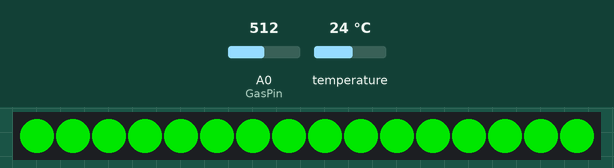
Simulated run of this sketch. Board: ESP8266 (NodeMCU). On the bench: 16 RGB LEDs in strip order, left to right. The inputs (shaded band) are chosen by the test bench; at power-on: A0 (GasPin) = 512, temperature 24 °C. Dim RGB values are drawn brighter than linear; WiFi joins after 1.5 s; servers stay silent unless stated; uploads are accepted with an empty reply; what the sketch prints to the serial monitor is not drawn.

Above: at 2.7 s.
2.8 s: A0 (GasPin) set to 541
9.7 s: A0 (GasPin) set to 567
At 14.8 s:
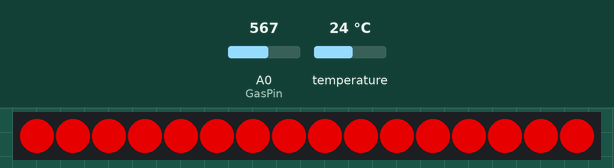
16.6 s: A0 (GasPin) set to 140
At 17.5 s:
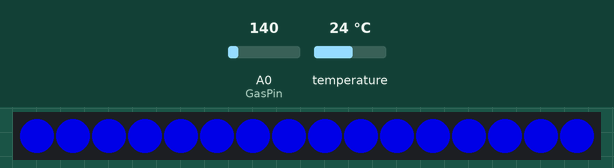
23.5 s: A0 (GasPin) set to 105
30.7 s: A0 (GasPin) set to 91
At 37.2 s:
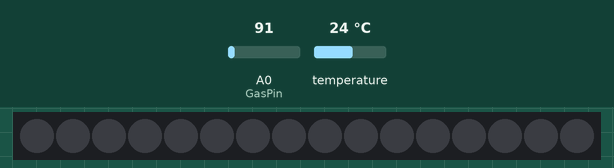
37.6 s: A0 (GasPin) set to 110
At 42.7 s:
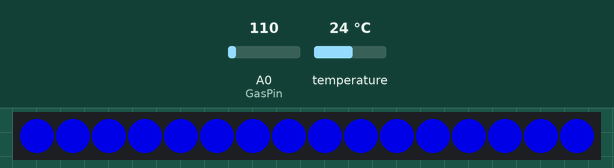
Timing chart, 0 to 44.2 s (numbered marks = the images above; inputs shaded):
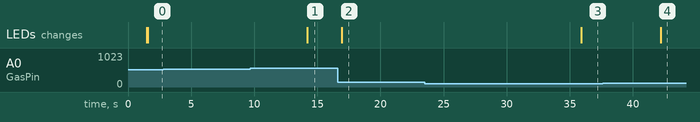

Measured:
- the behaviour switches between 549 and 550 on A0 (GasPin) (found by bisection; images 0 and 1)
- the behaviour switches between 100 and 99 on A0 (GasPin) (found by bisection; images 2 and 3)
- after the input at 2.8 s, every drawn part: stays the same
- after the input at 9.7 s, the LEDs: change after 4.5 s (image 1)
- after the input at 16.6 s, the LEDs: change after 0.34 s (image 2)
- after the input at 23.5 s, every drawn part: stays the same
- after the input at 30.7 s, the LEDs: change after 5.2 s (image 3)
- after the input at 37.6 s, the LEDs: change after 4.6 s (image 4)

The sketch:

sensor.ino
```cpp
#include <OneWire.h>
#include <DallasTemperature.h>
#include <Adafruit_NeoPixel.h>
#include <ESP8266WiFi.h>
#include <ESP8266HTTPClient.h>

const char* ssid = "CUVIC";
const char* pass = "heycuvic";
String host = "http://scv0319.cafe24.com/hipas";

const long interval = 5000;
unsigned long previousMillis = 0;

WiFiServer server(80);
WiFiClient client2;
HTTPClient http;

#ifdef __AVR__
#include <avr/power.h> // Required for 16 MHz Adafruit Trinket
#endif
#define PIN 2 // On Trinket or Gemma, suggest changing this to 1
#define NUMPIXELS 16 // Popular NeoPixel ring size
Adafruit_NeoPixel pixels(NUMPIXELS, PIN, NEO_GRB + NEO_KHZ800);
#define DELAYVAL 500 // Time (in milliseconds) to pause between pixels
#define ONE_WIRE_BUS 4
OneWire oneWire(ONE_WIRE_BUS);
DallasTemperature sensors(&oneWire);
DeviceAddress insideThermometer;
void LEDON();
void LEDON2();
void LEDON3();
void LEDOFF();
void LEDColor(int temp, int gas);

int GasPin = A0;

void setup(void)
{
    Serial.begin(115200);
    WiFi.mode(WIFI_STA);
    WiFi.begin(ssid, pass);
    while(WiFi.status() != WL_CONNECTED){
      delay(500);
    }

    Serial.println(WiFi.localIP());
    server.begin();
    #if defined(__AVR_ATtiny85__) && (F_CPU == 16000000)
      clock_prescale_set(clock_div_1);
    #endif
      pixels.begin(); // INITIALIZE NeoPixel strip object (REQUIRED)
    sensors.begin();

    if (!sensors.getAddress(insideThermometer, 0)) {
      Serial.println("Unable to find address for Device 0");
    }
    sensors.setResolution(insideThermometer, 9);
    pinMode(GasPin ,INPUT);

}

int printGas(){
  int gas = analogRead(GasPin);
  return gas;
}
int printTemperature(DeviceAddress deviceAddress)
{
    int tempC = sensors.getTempC(deviceAddress); //온도의 값을 가져옴
    return tempC;
}

void LEDColor(int temp, int gas){
    if(gas>=550) LEDON();
    else if((gas<550&&gas>250) || temp >=30) LEDON2();
    else if((gas<250&&gas>100) || (temp > 25 && temp < 30)) LEDON3();
    else if(gas<100) LEDOFF();
 }
void LEDON(){
    pixels.clear(); // Set all pixel colors to 'off'
    for(int i=0; i<NUMPIXELS; i++) { // For each pixel...
      pixels.setPixelColor(i, pixels.Color(180, 0, 0));//red
      pixels.show();   // Send the updated pixel colors to the hardware.
    }
}

void LEDON2(){
    pixels.clear(); // Set all pixel colors to 'off'
    for(int i=0; i<NUMPIXELS; i++) { // For each pixel...
      pixels.setPixelColor(i, pixels.Color(0, 180, 0));//green
      pixels.show();   // Send the updated pixel colors to the hardware.
    }
}

void LEDON3(){
    pixels.clear(); // Set all pixel colors to 'off'
    for(int i=0; i<NUMPIXELS; i++) { // For each pixel...
      pixels.setPixelColor(i, pixels.Color(0, 0, 180));//blue
      pixels.show();   // Send the updated pixel colors to the hardware.
    }
}

void LEDOFF(){
    pixels.clear(); // Set all pixel colors to 'off'
    for(int i=0; i<NUMPIXELS; i++) { // For each pixel...
    pixels.setPixelColor(i, pixels.Color(0, 0, 0));

    pixels.show();   // Send the updated pixel colors to the hardware.
    }
}

void loop(void)
{
  int temp = printTemperature(insideThermometer); // Use a simple function to print out the data
  int gas = printGas();
  int danger = 0;
  unsigned long currentMillis = millis();
  if(currentMillis - previousMillis >=interval){
    if((temp >28 && temp <30) || (gas >150 && gas<250)){
      danger = 0;
    }
    else if((temp>=30) || ( gas >= 250 && gas < 550)){
      danger = 0;
    }
    else if(gas >=550){
      danger = 0;
    }
    else{
      danger = 0;
    }
    sensors.requestTemperatures(); // Send the command to get temperatures(온도 값 요청)
    String phpHost = host+"/sensor.php?temp="+temp+"&gas="+gas+"&danger="+danger;
    String phpHost2 = host+"/getLed.php";
    //Serial.println(phpHost);
    http.begin(client2, phpHost);
    http.setTimeout(1000);
    int httpCode = http.GET();
    if(httpCode > 0){
      if(httpCode == HTTP_CODE_OK){
        String payload = http.getString();
        Serial.println(payload);
        if( payload == " 1"){
          LEDON();
          delay(500);
          LEDON2();
          delay(500);
          LEDON3();
          delay(500);
          LEDOFF();
        }
        else if( payload == " 0"){
          LEDOFF();
        }
       }
     }
     else{
     }
     http.end();

  }
  LEDColor(temp,gas);
    if(gas>550){
      delay(600);
    }
    else{
      delay(6000);
    }
}
```
